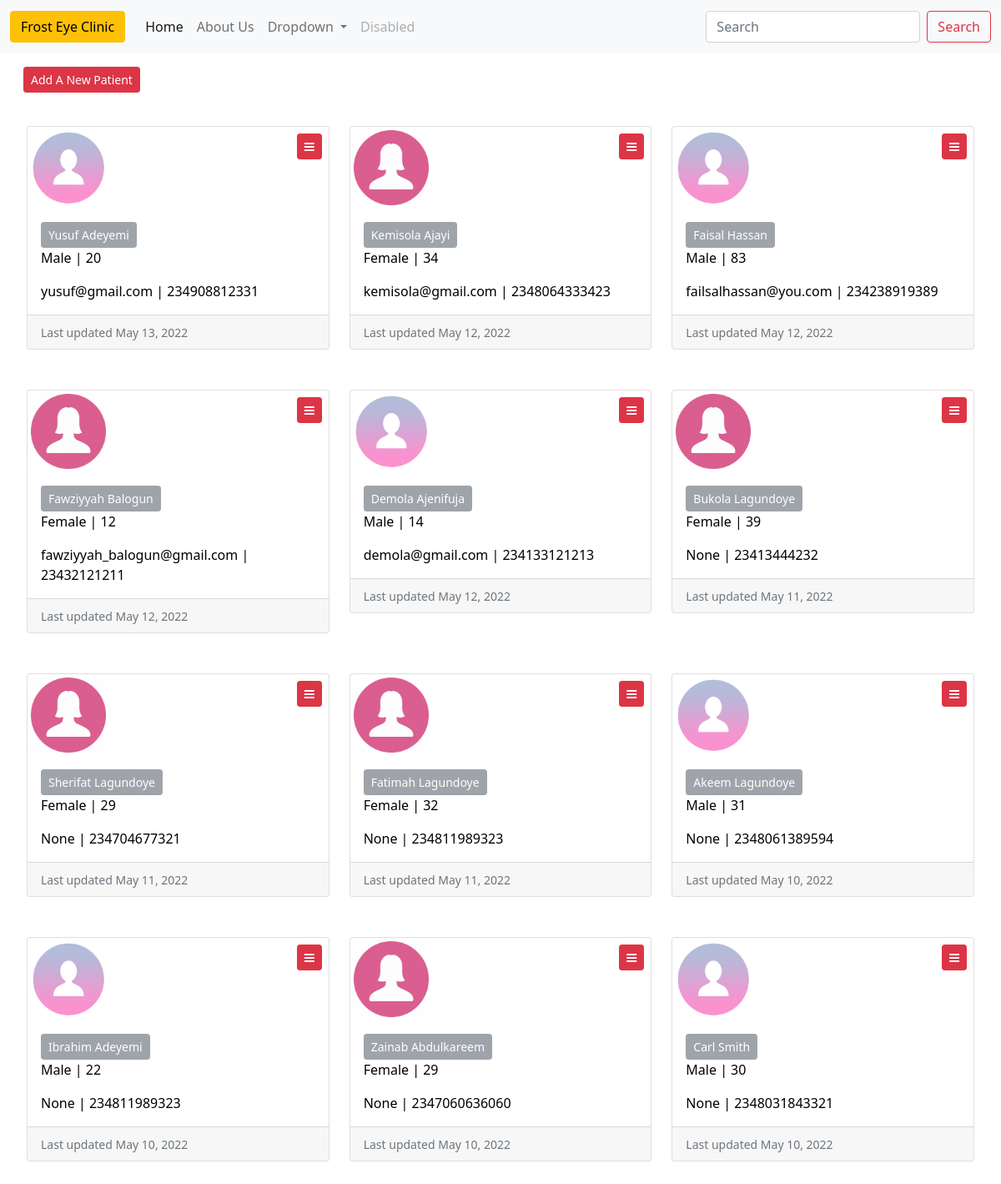
Page /office_app/ on the earlier database version.
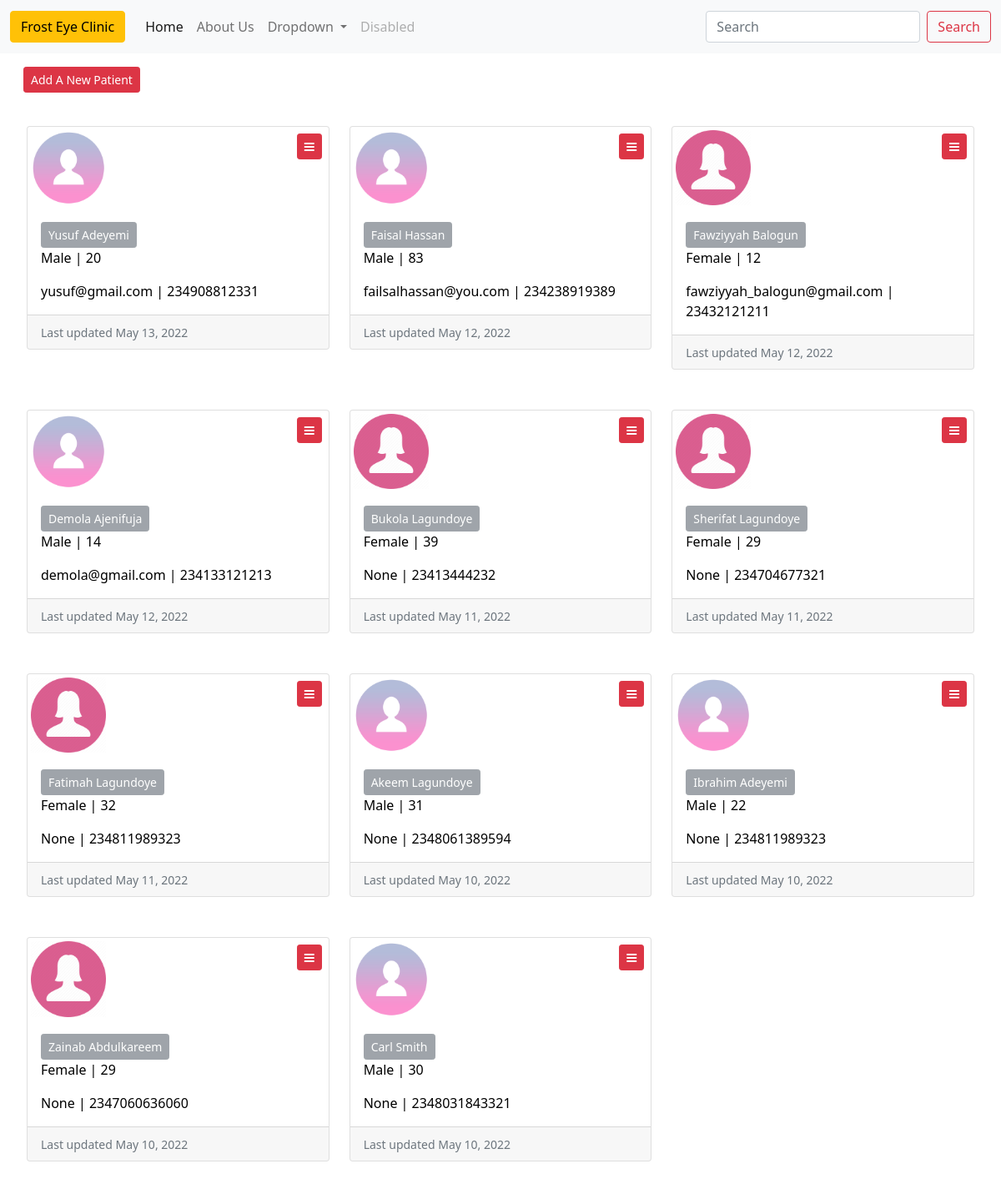
Same page on the later database version.
### office_app/models.py (models this page shows, shortened)
class Patient(models.Model):
    FEMALE = 'F'
    MALE = 'M'
    GENDER_CHOICES = [
        ('Female', 'Female'),
        ('Male', 'Male')
    ]
    first_name = models.CharField(max_length=25)
    last_name = models.CharField(max_length=25)
    age = models.IntegerField(default=1)
    email = models.EmailField(null=True, blank=True)
    phone_number = models.IntegerField(default=1)
    timestamp = models.DateTimeField(auto_now_add=True, null=True)
    gender = models.CharField(max_length=10, choices=GENDER_CHOICES, null=True)
    profile_img = models.ImageField(upload_to ='uploads/% Y/% m/% d/', null=True, blank=True)
    is_active = models.BooleanField(default=True)
    @property
    def full_name(self):
        return f'{self.first_name} {self.last_name}'
    @property
    def is_male(self):
        if self.gender == 'Male':
            return True
    @property
    def is_female(self):
        if self.gender == 'Female':
            return True
    @property
    def last_updated(self):
        return self.timestamp.date()

### office_app/views.py (the view)
# urls.py: path('', HomeView.as_view(), name='list_patients'),
class HomeView(ListView):
    model = Patient
    queryset = Patient.objects.all().order_by('-id')
    context_object_name = 'patients'

### office_app/templates/office_app/patient_list.html (shortened to what this page needs)
{% extends 'base.html' %}
{% load static %}
{% block content %}
        <div class="m-3">
            <a href="{% url 'office_app:add_patient' %}">
                <button class="btn btn-danger btn-sm">
                    Add A New Patient
                </button>
            </a>
        </div>
        <div class="row row-cols-3 m-2">
            {% for patient in patients %}
                <div class="col">
                    <a href="{% url 'office_app:patient_detail' patient_id=patient.pk %}">
                        <div class="card my-4">
                            <div class="">
                                <div class="image-left">
                                    {% if patient.image %}
                                        <img src="{{ patient.image }}" class="card-img-top" alt="...">
                                    {% elif patient.is_male %}
                                        <img src="{% static 'office_app/male_icon.png' %}" class="card-img-top m-1" alt="...">
                                    {% elif patient.is_female %}
                                        <img src="{% static 'office_app/female_icon.webp' %}" class="card-img-top m-1" alt="...">
                                    {% else %}
                                        <img src="{% static 'office_app/male_icon.png' %}" class="card-img-top" alt="...">
                                    {% endif %}
                                </div>
                                <div class="dropdown dropdown-right m-2">
                                    <a class="btn btn-danger btn-sm" href="#" role="button" id="dropdownMenuLink" data-bs-toggle="dropdown" aria-expanded="false">
                                        <i class="fa fa-bars" aria-hidden="true"></i>
                                    </a>
                                </div>
                            </div>
                            <div class="card-body">
                                <button class="btn btn-secondary btn-sm disabled">{{ patient.full_name }}</button>
                                <p class="card-text">{{ patient.gender }} | {{ patient.age }}</p>
                                <p class="card-text">{{ patient.email }} | {{ patient.phone_number }}</p>
                            </div>
                            <div class="card-footer">
                                <small class="text-muted">Last updated {{ patient.last_updated }}</small>
                            </div>
                        </div>
                    </a>
                </div>
            {% endfor %}
        </div>
{% endblock %}

### office_app/templates/base.html (shortened to what this page needs)
<!DOCTYPE html>
<html lang="en">
<head>
    <link rel="stylesheet" href="https://cdnjs.cloudflare.com/ajax/libs/font-awesome/4.7.0/css/font-awesome.min.css">
    <link href="https://cdn.jsdelivr.net/npm/bootstrap@5.1.3/dist/css/bootstrap.min.css" rel="stylesheet">
</head>
<body>
    <nav class="navbar navbar-expand-lg navbar-light bg-light">
        <div class="container-fluid">
          <a class="navbar-brand" href="{% url 'office_app:list_patients' %}">
            <button class="btn btn-warning">
              Frost Eye Clinic
            </button>
          </a>
          <div class="collapse navbar-collapse" id="navbarSupportedContent">
            <ul class="navbar-nav me-auto mb-2 mb-lg-0">
              <li class="nav-item">
                <a class="nav-link active" aria-current="page" href="#">Home</a>
              </li>
              <li class="nav-item">
                <a class="nav-link" href="#">About Us</a>
              </li>
              <li class="nav-item dropdown">
                <a class="nav-link dropdown-toggle" href="#" id="navbarDropdown" role="button" data-bs-toggle="dropdown" aria-expanded="false">
                  Dropdown
                </a>
              </li>
              <li class="nav-item">
                <a class="nav-link disabled">Disabled</a>
              </li>
            </ul>
            <form class="d-flex">
              <input class="form-control me-2" type="search" placeholder="Search" aria-label="Search">
              <button class="btn btn-outline-danger" type="submit">Search</button>
            </form>
          </div>
        </div>
    </nav>
      <div class="container-fluid">
        {% block content %}
        {% endblock %}
      </div>
</body>
</html>

### office_app/templates/base.html (style rules this page uses)
img { display: flex; max-width: 50%; height: auto; }
a { text-decoration: none; }
p { color:black }
.image-left { float: left; width: 50%; }
.dropdown-right { float: right; }

Differences in the rows shown:
removed Patient: full_name "Kemisola Ajayi", gender "Female", age "34", email "kemisola@gmail.com", phone_number "2348064333423", last_updated "May 12, 2022"
